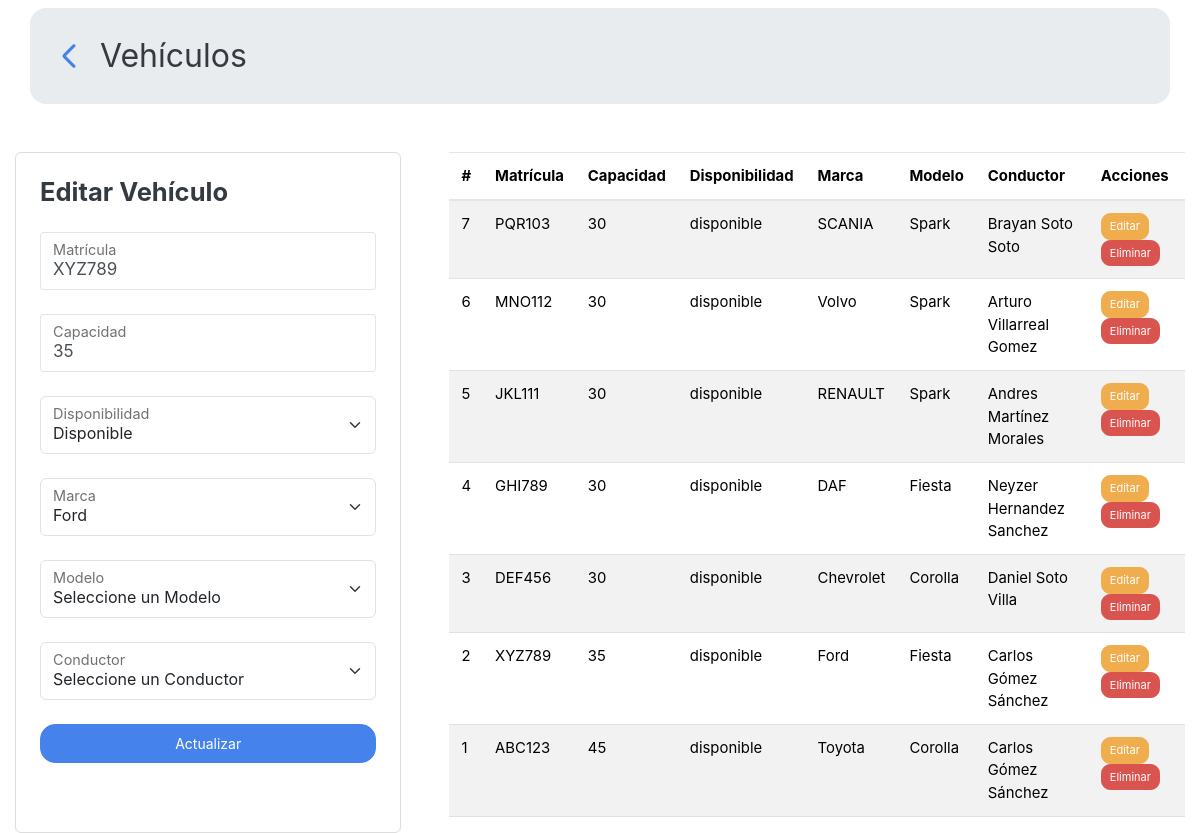
Screenshot of /Transporte/administrador/vehiculos.php?edit=2 with the database file from the repository.
### tables this page shows
CREATE TABLE transporte (
    numTransporte INT PRIMARY KEY AUTO_INCREMENT,
    matricula VARCHAR(10),
    capacidad INT,
    disponibilidad ENUM('disponible', 'en_servicio', 'mantenimiento', 'fuera_servicio') NOT NULL DEFAULT 'disponible',
    marca INT,
    modelo INT,
    conductor INT,
    FOREIGN KEY (marca) REFERENCES marca(codigo),
    FOREIGN KEY (modelo) REFERENCES modelo(codigo),
    FOREIGN KEY (conductor) REFERENCES conductor(numConductor)
);

CREATE TABLE marca (
    codigo INT PRIMARY KEY AUTO_INCREMENT,
    nombre VARCHAR(50)
);

CREATE TABLE modelo (
    codigo INT PRIMARY KEY AUTO_INCREMENT,
    nombre VARCHAR(50),
    anio INT,
    marca INT,
    FOREIGN KEY (marca) REFERENCES marca(codigo)
);

### Transporte/administrador/vehiculos.php (the view, shortened to what this page needs)
<?php
require '../conexion/conexion.php';
$editing = isset($_GET['edit']);
$vehiculoData = [
    'matricula' => '',
    'capacidad' => '',
    'disponibilidad' => 'disponible',
    'marca' => '',
    'modelo' => '',
    'conductor' => ''
];
if ($editing) {
    $id = $_GET['edit'];
    $stmt = $conn->prepare("SELECT matricula, capacidad, disponibilidad, marca, modelo, conductor FROM transporte WHERE numTransporte = :id");
    $stmt->bindParam(':id', $id, PDO::PARAM_INT);
    $stmt->execute();
    $vehiculoData = $stmt->fetch(PDO::FETCH_ASSOC);
}
$stmtMarcas = $conn->prepare("SELECT codigo, nombre FROM marca");
$stmtMarcas->execute();
$marcas = $stmtMarcas->fetchAll(PDO::FETCH_ASSOC);
?>
<!DOCTYPE html>
<html lang="es">
<head>
    <link href="https://cdn.jsdelivr.net/npm/bootstrap@5.3.3/dist/css/bootstrap.min.css" rel="stylesheet">
    <link rel="stylesheet" href="https://cdn.jsdelivr.net/npm/bootswatch@4.5.2/dist/litera/bootstrap.min.css">
</head>
<body>
<div class="d-flex flex-column justify-content-center align-top gap-5">
    <header class="d-flex justify-content-between align-items-center container p-4 bg-body-secondary mt-2 rounded-4">
        <div class="d-flex gap-3 align-items-center">
            <a href="../admin_dashboard.php" class="text-decoration-none">
                <svg xmlns="http://www.w3.org/2000/svg" width="30" height="30" viewBox="0 0 24 24">
                    <path fill="currentColor" d="m9.55 12l7.35 7.35q.375.375.363.875t-.388.875t-.875.375t-.875-.375l-7.7-7.675q-.3-.3-.45-.675t-.15-.75t.15-.75t.45-.675l7.7-7.7q.375-.375.888-.363t.887.388t.375.875t-.375.875z"/>
                </svg>
            </a>
            <span class="fs-2">Vehículos</span>
        </div>
    </header>
    <main class="d-flex gap-5 container-fluid">
        <div class="border border-start p-4 rounded-2 w-50 bg-white">
            <h4 class="mb-4"><?php echo $editing ? 'Editar Vehículo' : 'Agregar Vehículo'; ?></h4>
            <form action="servicios/<?php echo $editing ? 'updateVehiculo.php' : 'addVehiculo.php'; ?>" method="POST" class="d-flex flex-column gap-2">
                <div class="form-floating mb-3 w-100">
                    <input type="text" class="form-control" id="floatingMatricula" name="matricula" placeholder="Matrícula"
                           value="<?php echo htmlspecialchars($vehiculoData['matricula']); ?>" required>
                    <label for="floatingMatricula">Matrícula</label>
                </div>
                <div class="form-floating mb-3 w-100">
                    <input type="number" class="form-control" id="floatingCapacidad" name="capacidad" placeholder="Capacidad"
                           value="<?php echo htmlspecialchars($vehiculoData['capacidad']); ?>" required>
                    <label for="floatingCapacidad">Capacidad</label>
                </div>
                <div class="form-floating mb-3 w-100">
                    <select class="form-select" id="floatingDisponibilidad" name="disponibilidad" required>
                        <option value="disponible" <?php echo $vehiculoData['disponibilidad'] === 'disponible' ? 'selected' : ''; ?>>Disponible</option>
                    </select>
                    <label for="floatingDisponibilidad">Disponibilidad</label>
                </div>
                <div class="form-floating mb-3 w-100">
                    <select class="form-select" id="marcaSelect" name="marca" required>
                        <?php foreach ($marcas as $marca): ?>
                            <option value="<?php echo $marca['codigo']; ?>" <?php echo $vehiculoData['marca'] == $marca['codigo'] ? 'selected' : ''; ?>>
                                <?php echo htmlspecialchars($marca['nombre']); ?>
                            </option>
                        <?php endforeach; ?>
                    </select>
                    <label for="marcaSelect">Marca</label>
                </div>
                <div class="form-floating mb-3 w-100">
                    <select class="form-select" id="modeloSelect" name="modelo" required>
                        <option value="">Seleccione un Modelo</option>
                    </select>
                    <label for="modeloSelect">Modelo</label>
                </div>
                <div class="form-floating mb-3 w-100">
                    <select class="form-select" id="conductorSelect" name="conductor">
                        <option value="">Seleccione un Conductor</option>
                    </select>
                    <label for="conductorSelect">Conductor</label>
                </div>
                <button type="submit" class="btn btn-primary"><?php echo $editing ? 'Actualizar' : 'Guardar'; ?></button>
            </form>
        </div>
        <div class="w-100">
            <table class="table table-striped">
                <thead>
                <tr>
                    <th>#</th>
                    <th>Matrícula</th>
                    <th>Capacidad</th>
                    <th>Disponibilidad</th>
                    <th>Marca</th>
                    <th>Modelo</th>
                    <th>Conductor</th>
                    <th>Acciones</th>
                </tr>
                </thead>
                <tbody>
                <?php
                $stmt = $conn->prepare("
                    SELECT t.numTransporte, t.matricula, t.capacidad, t.disponibilidad, m.nombre AS marca, mo.nombre AS modelo,
                           CONCAT(c.nombre, ' ', c.primerApellido, ' ', c.segundoApellido) AS conductor
                    FROM transporte t
                    INNER JOIN marca m ON t.marca = m.codigo
                    INNER JOIN modelo mo ON t.modelo = mo.codigo
                    LEFT JOIN conductor c ON t.conductor = c.numConductor
                    ORDER BY t.numTransporte DESC
                ");
                $stmt->execute();
                $vehiculos = $stmt->fetchAll(PDO::FETCH_ASSOC);
                foreach ($vehiculos as $vehiculo): ?>
                    <tr>
                        <td><?php echo htmlspecialchars($vehiculo['numTransporte']); ?></td>
                        <td><?php echo htmlspecialchars($vehiculo['matricula']); ?></td>
                        <td><?php echo htmlspecialchars($vehiculo['capacidad']); ?></td>
                        <td><?php echo htmlspecialchars($vehiculo['disponibilidad']); ?></td>
                        <td><?php echo htmlspecialchars($vehiculo['marca']); ?></td>
                        <td><?php echo htmlspecialchars($vehiculo['modelo']); ?></td>
                        <td><?php echo htmlspecialchars($vehiculo['conductor'] ?: 'Sin Asignar'); ?></td>
                        <td>
                            <a href="?edit=<?php echo $vehiculo['numTransporte']; ?>" class="btn btn-sm btn-warning">Editar</a>
                            <a href="servicios/deleteVehiculo.php?id=<?php echo $vehiculo['numTransporte']; ?>" class="btn btn-sm btn-danger" onclick="return confirm('¿Seguro que deseas eliminar este vehículo?');">Eliminar</a>
                        </td>
                    </tr>
                <?php endforeach; ?>
                </tbody>
            </table>
        </div>
    </main>
</div>
</body>
</html>

### rows the page displays
transporte: matricula "XYZ789", capacidad "35", disponibilidad "Disponible", marca "Ford", numTransporte "2", disponibilidad "disponible", marca.nombre "Ford", modelo.nombre "Fiesta", conductor "Carlos Gómez Sánchez"
transporte: numTransporte "7", matricula "PQR103", capacidad "30", disponibilidad "disponible", marca.nombre "SCANIA", modelo.nombre "Spark", conductor "Brayan Soto Soto"
transporte: numTransporte "6", matricula "MNO112", capacidad "30", disponibilidad "disponible", marca.nombre "Volvo", modelo.nombre "Spark", conductor "Arturo Villarreal Gomez"
transporte: numTransporte "5", matricula "JKL111", capacidad "30", disponibilidad "disponible", marca.nombre "RENAULT", modelo.nombre "Spark", conductor "Andres Martínez Morales"
transporte: numTransporte "4", matricula "GHI789", capacidad "30", disponibilidad "disponible", marca.nombre "DAF", modelo.nombre "Fiesta", conductor "Neyzer Hernandez Sanchez"
transporte: numTransporte "3", matricula "DEF456", capacidad "30", disponibilidad "disponible", marca.nombre "Chevrolet", modelo.nombre "Corolla", conductor "Daniel Soto Villa"
transporte: numTransporte "1", matricula "ABC123", capacidad "45", disponibilidad "disponible", marca.nombre "Toyota", modelo.nombre "Corolla", conductor "Carlos Gómez Sánchez"
